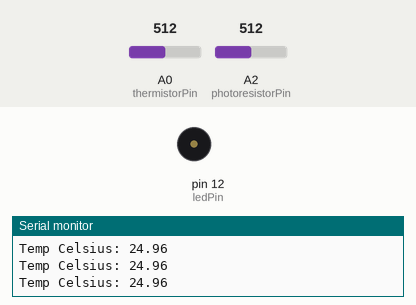
This sketch was run on a simulated Arduino Uno, built with avr-gcc and run on an emulated ATmega328P. Parts: buzzer (waves = sounding), the last lines printed to the serial monitor. The inputs (shaded band) are chosen by the test bench; at power-on: A0 (thermistorPin) = 512, A2 (photoresistorPin) = 512.

Above: at 1.2 s.
1.3 s: A0 (thermistorPin) set to 744
2.8 s: A0 (thermistorPin) set to 766
At 3.0 s:
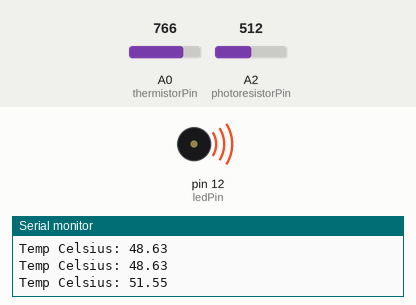
5.8 s: A2 (photoresistorPin) set to 229
8.8 s: A2 (photoresistorPin) set to 205
At 10.5 s:
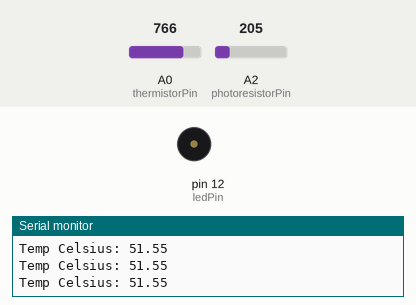
11.8 s: A2 (photoresistorPin) set to 230
At 12.0 s:
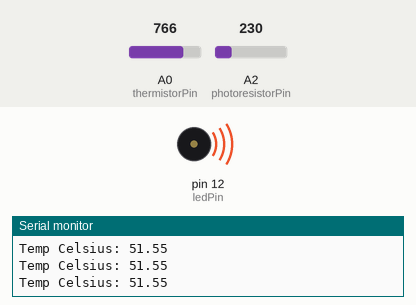
14.8 s: A0 (thermistorPin) set to 0
At 16.9 s:
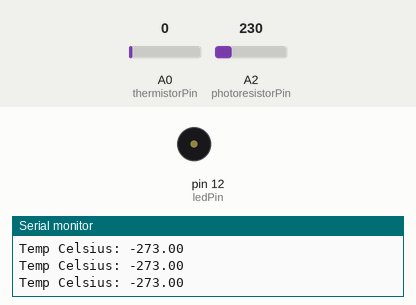
Timing chart, 0 to 17.5 s (numbered marks = the images above; inputs shaded):
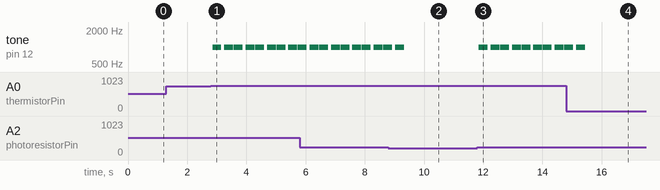

The sketch:

sketch_oct9a.ino
```cpp
const int ledPin = 12;

const int photoresistorPin = A2;
int brightness;
const int photoresistorThreshold = 220;

const int buzzer = 12;

const int thermistorPin = A0;
const int beta = 3950;
const int resistance = 10;
const float tempThreshold = 50.0;

void setup() {
  // put your setup code here, to run once:
  pinMode(ledPin, OUTPUT);
  pinMode(buzzer, OUTPUT);
  Serial.begin(9600);
}

void loop() {
  // put your main code here, to run repeatedly:
  brightness = analogRead(photoresistorPin);
  //Serial.println(brightness);

  int analogValue = analogRead(thermistorPin);
  float tempC = beta / (log((1025.0 * resistance / analogValue - resistance) / resistance) + beta / 298.0) - 273.0;
  //float tempF = 1.8 * tempC + 32.0;

  Serial.print("Temp Celsius: ");
  Serial.println(tempC);
  //Serial.print("Temp Farenheit: ");
  //Serial.println(tempF);

  if (brightness>=photoresistorThreshold && tempC >= tempThreshold)
  {
    digitalWrite(ledPin, HIGH);
    delay(10);
    digitalWrite(ledPin, LOW);
    delay(10);

    tone(buzzer, 1000);
    delay(300);
    noTone(buzzer);
    delay(100);

    tone(buzzer, 1000);
    delay(300);
    noTone(buzzer);
  }
  else
  {
    digitalWrite(ledPin, LOW);
  }

}
```

Measured:
- the behaviour switches between 754 and 755 on A0 (thermistorPin) (found by bisection; images 0 and 1)
- the behaviour switches between 220 and 219 on A2 (photoresistorPin) (found by bisection; images 1 and 2)
- after the input at 2.8 s, tone on pin 12 (ledPin): silent → 1000 Hz after 0.06 s, then repeats every 0.72 s: silent 0.10 s, 1000 Hz 0.30 s, silent 0.02 s, 1000 Hz 0.30 s
- after the input at 8.8 s, tone on pin 12 (ledPin): goes on until 9.3 s, then stays silent
- after the input at 11.8 s, tone on pin 12 (ledPin): silent → 1000 Hz after 0.06 s, then repeats every 0.72 s: silent 0.10 s, 1000 Hz 0.30 s, silent 0.02 s, 1000 Hz 0.30 s
- after the input at 14.8 s, tone on pin 12 (ledPin): goes on until 15.4 s, then stays silent
